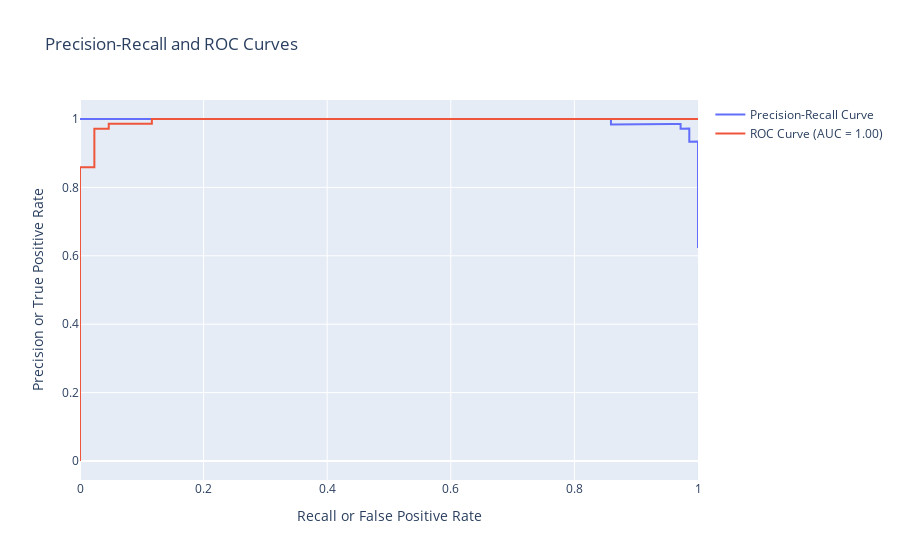

The cell this chart's notebook holds for it:
### Code cell
import plotly.graph_objects as go
from sklearn.metrics import precision_recall_curve, roc_curve, auc

# Получите вероятности принадлежности к классу 1
y_scores = model.predict_proba(X_test)[:, 1]

# Precision-Recall Curve
precision, recall, _ = precision_recall_curve(y_test, y_scores)
prc_trace = go.Scatter(x=recall, y=precision, mode='lines', name='Precision-Recall Curve')

# ROC Curve
fpr, tpr, _ = roc_curve(y_test, y_scores)
roc_auc = auc(fpr, tpr)
roc_trace = go.Scatter(x=fpr, y=tpr, mode='lines', name=f'ROC Curve (AUC = {roc_auc:.2f})')

# Layout
layout = go.Layout(
    title='Precision-Recall and ROC Curves',
    xaxis=dict(title='Recall or False Positive Rate'),
    yaxis=dict(title='Precision or True Positive Rate'),
)

# Figure
fig = go.Figure(data=[prc_trace, roc_trace], layout=layout)
fig.show()

### Figure 1 — Plotly figure (JSON) as saved in the notebook; plotly's stock layout.template omitted (floating-point values rounded to 4 significant figures)
{"data": [{"mode": "lines", "name": "Precision-Recall Curve", "type": "scatter", "x": [1, 1, 1, 1, 1, 1, 1, 1, 1, 1, 1, 1, 1, 1, 1, 1, 1, 1, 1, 1, 1, 1, 1, 1, 1, 1, 1, 1, 1, 1, 1, 1, 1, 1, 1, 1, 1, 1, 1, 0.9859, 0.9859, 0.9859, 0.9859, 0.9718, 0.9718, 0.9577, 0.9437, 0.9296, 0.9155, 0.9014, 0.8873, 0.8732, 0.8592, 0.8592, 0.8451, 0.831, 0.8169, 0.8028, 0.7887, 0.7746, 0.7606, 0.7465, 0.7324, 0.7183, 0.7042, 0.6901, 0.6761, 0.662, 0.6479, 0.6338, 0.6197, 0.6056, 0.5915, 0.5775, 0.5634, 0.5493, 0.5352, 0.5211, 0.507, 0.493, 0.4789, 0.4648, 0.4507, 0.4366, 0.4225, 0.4085, 0.3944, 0.3803, 0.3662, 0.3521, 0.338, 0.3239, 0.3099, 0.2958, 0.2817, 0.2676, 0.2535, 0.2394, 0.2254, 0.2113, 0.1972, 0.1831, 0.169, 0.1549, 0.1408, 0.1268, 0.1127, 0.09859, 0.08451, 0.07042, 0.05634, 0.04225, 0.02817, 0.01408, 0], "y": [0.6228, 0.6283, 0.6339, 0.6396, 0.6455, 0.6514, 0.6574, 0.6636, 0.6698, 0.6762, 0.6827, 0.6893, 0.6961, 0.703, 0.71, 0.7172, 0.7245, 0.732, 0.7396, 0.7474, 0.7553, 0.7634, 0.7717, 0.7802, 0.7889, 0.7978, 0.8068, 0.8161, 0.8256, 0.8353, 0.8452, 0.8554, 0.8659, 0.8765, 0.8875, 0.8987, 0.9103, 0.9221, 0.9342, 0.9333, 0.9459, 0.9589, 0.9722, 0.9718, 0.9857, 0.9855, 0.9853, 0.9851, 0.9848, 0.9846, 0.9844, 0.9841, 0.9839, 1, 1, 1, 1, 1, 1, 1, 1, 1, 1, 1, 1, 1, 1, 1, 1, 1, 1, 1, 1, 1, 1, 1, 1, 1, 1, 1, 1, 1, 1, 1, 1, 1, 1, 1, 1, 1, 1, 1, 1, 1, 1, 1, 1, 1, 1, 1, 1, 1, 1, 1, 1, 1, 1, 1, 1, 1, 1, 1, 1, 1, 1]}, {"mode": "lines", "name": "ROC Curve (AUC = 1.00)", "type": "scatter", "x": [0, 0, 0, 0.02326, 0.02326, 0.04651, 0.04651, 0.1163, 0.1163, 1], "y": [0, 0.01408, 0.8592, 0.8592, 0.9718, 0.9718, 0.9859, 0.9859, 1, 1]}], "layout": {"title": {"text": "Precision-Recall and ROC Curves"}, "xaxis": {"title": {"text": "Recall or False Positive Rate"}}, "yaxis": {"title": {"text": "Precision or True Positive Rate"}}}}
